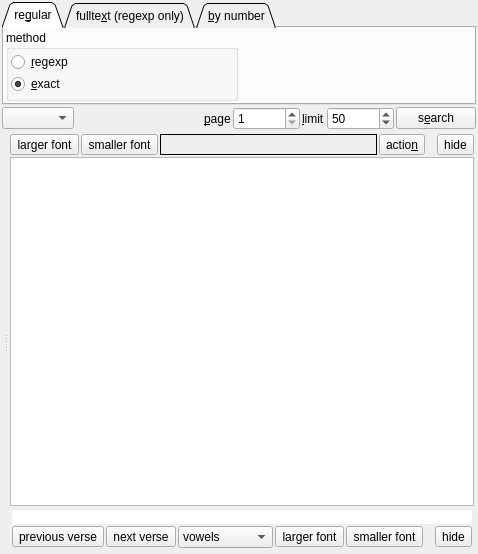
<?xml version="1.0" encoding="UTF-8"?>
<ui version="4.0">
 <class>MHebrDict</class>
 <widget class="QWidget" name="MHebrDict">
  <property name="geometry">
   <rect>
    <x>0</x>
    <y>0</y>
    <width>478</width>
    <height>554</height>
   </rect>
  </property>
  <property name="windowTitle">
   <string>Hebrew Dictionary</string>
  </property>
  <property name="windowIcon">
   <iconset resource="resfile.qrc">
    <normaloff>:/new/icons/icons/abgd.png</normaloff>:/new/icons/icons/abgd.png</iconset>
  </property>
  <layout class="QVBoxLayout" name="verticalLayout_4">
   <item>
    <layout class="QVBoxLayout" name="verticalLayout_2">
     <item>
      <widget class="QTabWidget" name="twInput">
       <property name="sizePolicy">
        <sizepolicy hsizetype="Expanding" vsizetype="Preferred">
         <horstretch>0</horstretch>
         <verstretch>0</verstretch>
        </sizepolicy>
       </property>
       <property name="tabShape">
        <enum>QTabWidget::Triangular</enum>
       </property>
       <property name="currentIndex">
        <number>0</number>
       </property>
       <widget class="QWidget" name="tabReg">
        <attribute name="title">
         <string>re&amp;gular</string>
        </attribute>
        <layout class="QHBoxLayout" name="horizontalLayout_2">
         <item>
          <widget class="QGroupBox" name="grpMethod">
           <property name="title">
            <string>method</string>
           </property>
           <layout class="QVBoxLayout" name="verticalLayout">
            <item>
             <widget class="QRadioButton" name="rbRegexp">
              <property name="text">
               <string>&amp;regexp</string>
              </property>
             </widget>
            </item>
            <item>
             <widget class="QRadioButton" name="rbExact">
              <property name="text">
               <string>&amp;exact</string>
              </property>
              <property name="checked">
               <bool>true</bool>
              </property>
             </widget>
            </item>
           </layout>
          </widget>
         </item>
         <item>
          <widget class="CLatCopt" name="txtInput" native="true"/>
         </item>
        </layout>
       </widget>
       <widget class="QWidget" name="tabFulltext">
        <attribute name="title">
         <string>fullte&amp;xt (regexp only)</string>
        </attribute>
        <layout class="QHBoxLayout" name="horizontalLayout_4">
         <item>
          <widget class="CLatCopt" name="txtFulltext" native="true"/>
         </item>
        </layout>
       </widget>
       <widget class="QWidget" name="tabByNumber">
        <attribute name="title">
         <string>&amp;by number</string>
        </attribute>
        <layout class="QHBoxLayout" name="horizontalLayout_3">
         <item>
          <spacer name="horizontalSpacer_3">
           <property name="orientation">
            <enum>Qt::Horizontal</enum>
           </property>
           <property name="sizeHint" stdset="0">
            <size>
             <width>320</width>
             <height>20</height>
            </size>
           </property>
          </spacer>
         </item>
         <item>
          <layout class="QVBoxLayout" name="verticalLayout_6">
           <item>
            <spacer name="verticalSpacer">
             <property name="orientation">
              <enum>Qt::Vertical</enum>
             </property>
             <property name="sizeType">
              <enum>QSizePolicy::Preferred</enum>
             </property>
             <property name="sizeHint" stdset="0">
              <size>
               <width>20</width>
               <height>10</height>
              </size>
             </property>
            </spacer>
           </item>
           <item>
            <layout class="QGridLayout" name="gridLayout">
             <item row="0" column="0">
              <widget class="QLabel" name="label_3">
               <property name="text">
                <string>&amp;number (1-8674)</string>
               </property>
               <property name="buddy">
                <cstring>spnByNumber</cstring>
               </property>
              </widget>
             </item>
             <item row="1" column="0">
              <widget class="QSpinBox" name="spnByNumber">
               <property name="minimum">
                <number>1</number>
               </property>
               <property name="maximum">
                <number>8674</number>
               </property>
              </widget>
             </item>
            </layout>
           </item>
          </layout>
         </item>
        </layout>
       </widget>
      </widget>
     </item>
     <item>
      <layout class="QHBoxLayout" name="horizontalLayout">
       <item>
        <widget class="QComboBox" name="cmbItems">
         <property name="sizeAdjustPolicy">
          <enum>QComboBox::AdjustToContents</enum>
         </property>
        </widget>
       </item>
       <item>
        <spacer name="horizontalSpacer">
         <property name="orientation">
          <enum>Qt::Horizontal</enum>
         </property>
         <property name="sizeHint" stdset="0">
          <size>
           <width>40</width>
           <height>20</height>
          </size>
         </property>
        </spacer>
       </item>
       <item>
        <widget class="QLabel" name="label">
         <property name="text">
          <string>&amp;page</string>
         </property>
         <property name="buddy">
          <cstring>spnPage</cstring>
         </property>
        </widget>
       </item>
       <item>
        <widget class="QSpinBox" name="spnPage">
         <property name="minimum">
          <number>1</number>
         </property>
         <property name="maximum">
          <number>999999</number>
         </property>
        </widget>
       </item>
       <item>
        <widget class="QLabel" name="label_2">
         <property name="text">
          <string>&amp;limit</string>
         </property>
         <property name="buddy">
          <cstring>spnLimit</cstring>
         </property>
        </widget>
       </item>
       <item>
        <widget class="QSpinBox" name="spnLimit">
         <property name="minimum">
          <number>1</number>
         </property>
         <property name="maximum">
          <number>999999</number>
         </property>
         <property name="value">
          <number>50</number>
         </property>
        </widget>
       </item>
       <item>
        <widget class="QPushButton" name="btStart">
         <property name="text">
          <string>s&amp;earch</string>
         </property>
         <property name="icon">
          <iconset resource="resfile.qrc">
           <normaloff>:/new/icons/icons/work.png</normaloff>:/new/icons/icons/work.png</iconset>
         </property>
        </widget>
       </item>
      </layout>
     </item>
    </layout>
   </item>
   <item>
    <widget class="QSplitter" name="splitter">
     <property name="sizePolicy">
      <sizepolicy hsizetype="Expanding" vsizetype="Expanding">
       <horstretch>0</horstretch>
       <verstretch>0</verstretch>
      </sizepolicy>
     </property>
     <property name="orientation">
      <enum>Qt::Horizontal</enum>
     </property>
     <widget class="CBookTextBrowser" name="wdgOutput" native="true">
      <property name="sizePolicy">
       <sizepolicy hsizetype="Expanding" vsizetype="Expanding">
        <horstretch>0</horstretch>
        <verstretch>0</verstretch>
       </sizepolicy>
      </property>
     </widget>
     <widget class="QWidget" name="wdgConc" native="true">
      <layout class="QVBoxLayout" name="verticalLayout_5">
       <item>
        <layout class="QHBoxLayout" name="horizontalLayout_6">
         <item>
          <widget class="QToolButton" name="tbFontConcPlus">
           <property name="toolTip">
            <string>larger font</string>
           </property>
           <property name="text">
            <string>larger font</string>
           </property>
           <property name="icon">
            <iconset resource="resfile.qrc">
             <normaloff>:/new/icons/icons/loupe_plus.png</normaloff>:/new/icons/icons/loupe_plus.png</iconset>
           </property>
          </widget>
         </item>
         <item>
          <widget class="QToolButton" name="tbFontConcMinus">
           <property name="toolTip">
            <string>smaller font</string>
           </property>
           <property name="text">
            <string>smaller font</string>
           </property>
           <property name="icon">
            <iconset resource="resfile.qrc">
             <normaloff>:/new/icons/icons/loupe_minus.png</normaloff>:/new/icons/icons/loupe_minus.png</iconset>
           </property>
          </widget>
         </item>
         <item>
          <widget class="QLabel" name="lblConcTitle">
           <property name="sizePolicy">
            <sizepolicy hsizetype="Expanding" vsizetype="Preferred">
             <horstretch>0</horstretch>
             <verstretch>0</verstretch>
            </sizepolicy>
           </property>
           <property name="font">
            <font>
             <weight>75</weight>
             <bold>true</bold>
            </font>
           </property>
           <property name="frameShape">
            <enum>QFrame::Box</enum>
           </property>
           <property name="text">
            <string notr="true"/>
           </property>
           <property name="textFormat">
            <enum>Qt::PlainText</enum>
           </property>
           <property name="margin">
            <number>5</number>
           </property>
           <property name="textInteractionFlags">
            <set>Qt::NoTextInteraction</set>
           </property>
          </widget>
         </item>
         <item>
          <widget class="QToolButton" name="tbActionConc">
           <property name="text">
            <string>actio&amp;n</string>
           </property>
           <property name="icon">
            <iconset resource="resfile.qrc">
             <normaloff>:/new/icons/icons/action.png</normaloff>:/new/icons/icons/action.png</iconset>
           </property>
           <property name="checkable">
            <bool>true</bool>
           </property>
           <property name="toolButtonStyle">
            <enum>Qt::ToolButtonTextBesideIcon</enum>
           </property>
          </widget>
         </item>
         <item>
          <spacer name="horizontalSpacer_5">
           <property name="orientation">
            <enum>Qt::Horizontal</enum>
           </property>
           <property name="sizeType">
            <enum>QSizePolicy::Fixed</enum>
           </property>
           <property name="sizeHint" stdset="0">
            <size>
             <width>10</width>
             <height>20</height>
            </size>
           </property>
          </spacer>
         </item>
         <item>
          <widget class="QToolButton" name="tbConcHide">
           <property name="toolTip">
            <string>hide</string>
           </property>
           <property name="text">
            <string>hide</string>
           </property>
           <property name="icon">
            <iconset resource="resfile.qrc">
             <normaloff>:/new/icons/icons/stop.png</normaloff>:/new/icons/icons/stop.png</iconset>
           </property>
          </widget>
         </item>
        </layout>
       </item>
       <item>
        <widget class="QTreeWidget" name="trwConc">
         <property name="sizePolicy">
          <sizepolicy hsizetype="Preferred" vsizetype="Expanding">
           <horstretch>0</horstretch>
           <verstretch>0</verstretch>
          </sizepolicy>
         </property>
         <property name="contextMenuPolicy">
          <enum>Qt::CustomContextMenu</enum>
         </property>
         <property name="selectionMode">
          <enum>QAbstractItemView::NoSelection</enum>
         </property>
         <property name="columnCount">
          <number>2</number>
         </property>
         <attribute name="headerVisible">
          <bool>false</bool>
         </attribute>
         <column>
          <property name="text">
           <string/>
          </property>
         </column>
         <column>
          <property name="text">
           <string/>
          </property>
         </column>
        </widget>
       </item>
       <item>
        <widget class="QWidget" name="wdgVerse" native="true">
         <layout class="QVBoxLayout" name="verticalLayout_3">
          <item>
           <widget class="QLabel" name="lblVerse">
            <property name="styleSheet">
             <string notr="true">background-color : white; color : black;</string>
            </property>
            <property name="frameShape">
             <enum>QFrame::NoFrame</enum>
            </property>
            <property name="text">
             <string notr="true"/>
            </property>
            <property name="textFormat">
             <enum>Qt::PlainText</enum>
            </property>
            <property name="wordWrap">
             <bool>true</bool>
            </property>
            <property name="margin">
             <number>10</number>
            </property>
            <property name="textInteractionFlags">
             <set>Qt::TextSelectableByKeyboard|Qt::TextSelectableByMouse</set>
            </property>
           </widget>
          </item>
          <item>
           <layout class="QHBoxLayout" name="horizontalLayout_5">
            <item>
             <widget class="QToolButton" name="tbPrevVerse">
              <property name="toolTip">
               <string>previous verse</string>
              </property>
              <property name="text">
               <string>previous verse</string>
              </property>
              <property name="icon">
               <iconset resource="resfile.qrc">
                <normaloff>:/new/icons/icons/uparrow.png</normaloff>:/new/icons/icons/uparrow.png</iconset>
              </property>
             </widget>
            </item>
            <item>
             <widget class="QToolButton" name="tbNextVerse">
              <property name="toolTip">
               <string>next verse</string>
              </property>
              <property name="text">
               <string>next verse</string>
              </property>
              <property name="icon">
               <iconset resource="resfile.qrc">
                <normaloff>:/new/icons/icons/downarrow.png</normaloff>:/new/icons/icons/downarrow.png</iconset>
              </property>
             </widget>
            </item>
            <item>
             <widget class="QComboBox" name="cmbAcc">
              <item>
               <property name="text">
                <string>vowels</string>
               </property>
              </item>
              <item>
               <property name="text">
                <string>consonants</string>
               </property>
              </item>
              <item>
               <property name="text">
                <string>accents</string>
               </property>
              </item>
              <item>
               <property name="text">
                <string>morphology</string>
               </property>
              </item>
             </widget>
            </item>
            <item>
             <spacer name="horizontalSpacer_2">
              <property name="orientation">
               <enum>Qt::Horizontal</enum>
              </property>
              <property name="sizeHint" stdset="0">
               <size>
                <width>20</width>
                <height>20</height>
               </size>
              </property>
             </spacer>
            </item>
            <item>
             <widget class="QToolButton" name="tbFontPlus">
              <property name="toolTip">
               <string>larger font</string>
              </property>
              <property name="text">
               <string>larger font</string>
              </property>
              <property name="icon">
               <iconset resource="resfile.qrc">
                <normaloff>:/new/icons/icons/loupe_plus.png</normaloff>:/new/icons/icons/loupe_plus.png</iconset>
              </property>
             </widget>
            </item>
            <item>
             <widget class="QToolButton" name="tbFontMinus">
              <property name="toolTip">
               <string>smaller font</string>
              </property>
              <property name="text">
               <string>smaller font</string>
              </property>
              <property name="icon">
               <iconset resource="resfile.qrc">
                <normaloff>:/new/icons/icons/loupe_minus.png</normaloff>:/new/icons/icons/loupe_minus.png</iconset>
              </property>
             </widget>
            </item>
            <item>
             <spacer name="horizontalSpacer_4">
              <property name="orientation">
               <enum>Qt::Horizontal</enum>
              </property>
              <property name="sizeType">
               <enum>QSizePolicy::Fixed</enum>
              </property>
              <property name="sizeHint" stdset="0">
               <size>
                <width>10</width>
                <height>10</height>
               </size>
              </property>
             </spacer>
            </item>
            <item>
             <widget class="QToolButton" name="tbVerseClose">
              <property name="toolTip">
               <string>hide</string>
              </property>
              <property name="text">
               <string>hide</string>
              </property>
              <property name="icon">
               <iconset resource="resfile.qrc">
                <normaloff>:/new/icons/icons/stop.png</normaloff>:/new/icons/icons/stop.png</iconset>
              </property>
             </widget>
            </item>
           </layout>
          </item>
         </layout>
        </widget>
       </item>
      </layout>
     </widget>
    </widget>
   </item>
  </layout>
 </widget>
 <layoutdefault spacing="2" margin="2"/>
 <customwidgets>
  <customwidget>
   <class>CLatCopt</class>
   <extends>QWidget</extends>
   <header>latcopt.h</header>
   <container>1</container>
   <slots>
    <signal>query()</signal>
   </slots>
  </customwidget>
  <customwidget>
   <class>CBookTextBrowser</class>
   <extends>QWidget</extends>
   <header>booktextbrowser.h</header>
   <container>1</container>
  </customwidget>
 </customwidgets>
 <resources>
  <include location="resfile.qrc"/>
 </resources>
 <connections/>
</ui>
